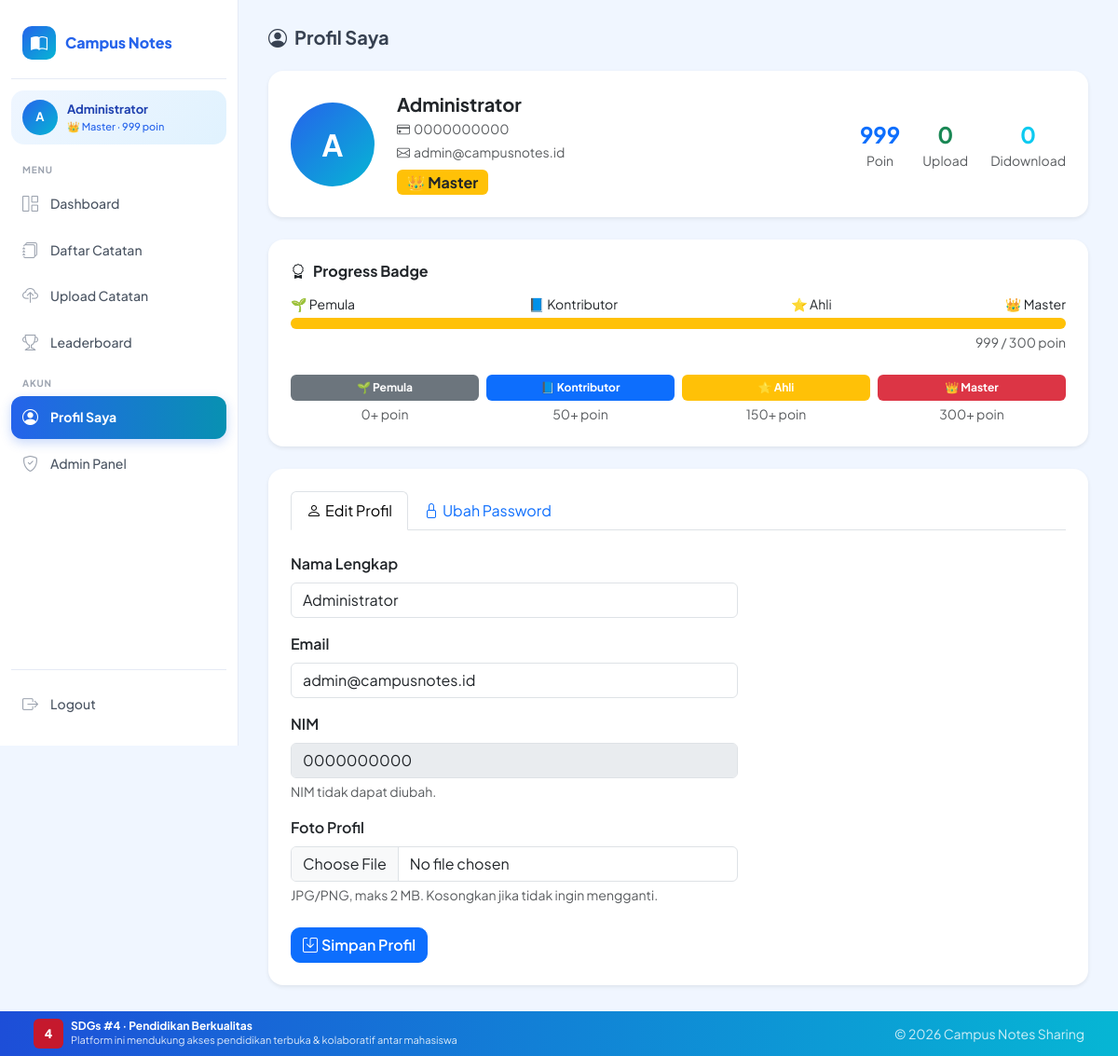
The page /profil.php (signed in) on the database its author committed.
### tables this page shows
CREATE TABLE `users` (
  `id_user` int(11) NOT NULL,
  `nama` varchar(100) NOT NULL,
  `nim` varchar(20) NOT NULL,
  `email` varchar(100) NOT NULL,
  `password` varchar(255) NOT NULL,
  `role` enum('admin','mahasiswa') DEFAULT 'mahasiswa',
  `foto_profil` varchar(255) NOT NULL DEFAULT 'default.png',
  `poin_reputasi` int(11) DEFAULT 0,
  `badge` varchar(50) NOT NULL DEFAULT 'Pemula',
  `bebas_delay_hingga` date DEFAULT '2000-01-01',
  `download_hari_ini` int(11) DEFAULT 0,
  `terakhir_download` date DEFAULT '2000-01-01',
  `created_at` timestamp NOT NULL DEFAULT current_timestamp()
);

### profil.php (the view, shortened to what this page needs)
<?php
require_once __DIR__ . '/includes/header.php';
$uid = $_SESSION['user']['id_user'];
$db  = db();
$user = $db->query("SELECT * FROM users WHERE id_user=$uid")->fetch_assoc();
$stats = $db->query("
    SELECT
        COUNT(*) AS total_upload,
        COALESCE(SUM(jumlah_download),0) AS total_didownload
    FROM catatan WHERE id_user=$uid
")->fetch_assoc();
$tab     = $_GET['tab'] ?? 'profil';
?>
<div class="app-wrapper">
  <?php require_once __DIR__ . '/includes/sidebar.php'; ?>
  <div class="app-content">
      <h5 class="fw-bold mb-4"><i class="bi bi-person-circle me-2"></i>Profil Saya</h5>
      <div class="card border-0 shadow-sm rounded-4 p-4 mb-4">
        <div class="d-flex align-items-center gap-4 flex-wrap">
          <?= avatarHtml($user['nama'], $user['foto_profil'], 90, '32px') ?>
          <div>
            <h5 class="fw-bold mb-1"><?= htmlspecialchars($user['nama']) ?></h5>
            <div class="text-muted small mb-1"><i class="bi bi-credit-card me-1"></i><?= htmlspecialchars($user['nim']) ?></div>
            <div class="text-muted small mb-2"><i class="bi bi-envelope me-1"></i><?= htmlspecialchars($user['email']) ?></div>
            <span class="badge bg-warning text-dark fs-6"><?= badgeIcon($user['badge']).' '.$user['badge'] ?></span>
          </div>
          <div class="ms-auto d-flex gap-4 text-center">
            <div>
              <div class="fs-4 fw-bold text-primary"><?= $user['poin_reputasi'] ?></div>
              <div class="text-muted small">Poin</div>
            </div>
            <div>
              <div class="fs-4 fw-bold text-success"><?= $stats['total_upload'] ?></div>
              <div class="text-muted small">Upload</div>
            </div>
            <div>
              <div class="fs-4 fw-bold text-info"><?= $stats['total_didownload'] ?></div>
              <div class="text-muted small">Didownload</div>
            </div>
          </div>
        </div>
      </div>
      <div class="card border-0 shadow-sm rounded-4 p-4 mb-4">
        <h6 class="fw-bold mb-3"><i class="bi bi-award me-2"></i>Progress Badge</h6>
        <div class="d-flex justify-content-between mb-1 small">
          <span>🌱 Pemula</span><span>📘 Kontributor</span><span>⭐ Ahli</span><span>👑 Master</span>
        </div>
        <?php
          $poin = $user['poin_reputasi'];
          $pct  = min(100, round($poin / 300 * 100));
        ?>
        <div class="progress rounded-pill" style="height:12px">
          <div class="progress-bar bg-warning" style="width:<?= $pct ?>%"></div>
        </div>
        <div class="text-muted small mt-1 text-end"><?= $poin ?> / 300 poin</div>
        <div class="row text-center mt-3 g-2">
          <?php $badges = [['🌱','Pemula','secondary',0],['📘','Kontributor','primary',50],['⭐','Ahli','warning',150],['👑','Master','danger',300]]; ?>
          <?php foreach($badges as [$icon,$name,$color,$min]): ?>
          <div class="col-3">
            <div class="badge bg-<?= $color ?> py-2 px-3 w-100 <?= $poin < $min ? 'opacity-25':'' ?>">
              <?= $icon ?> <?= $name ?>
            </div>
            <div class="text-muted small mt-1"><?= $min ?>+ poin</div>
          </div>
          <?php endforeach; ?>
        </div>
      </div>
      <div class="card border-0 shadow-sm rounded-4 p-4">
        <ul class="nav nav-tabs mb-4">
          <li class="nav-item">
            <a class="nav-link <?= $tab==='profil'?'active':'' ?>" href="?tab=profil">
              <i class="bi bi-person me-1"></i>Edit Profil
            </a>
          </li>
          <li class="nav-item">
            <a class="nav-link <?= $tab==='password'?'active':'' ?>" href="?tab=password">
              <i class="bi bi-lock me-1"></i>Ubah Password
            </a>
          </li>
        </ul>
        <?php if ($tab==='profil'): ?>
        <form method="POST" enctype="multipart/form-data" style="max-width:480px">
          <div class="mb-3">
            <label class="form-label fw-semibold">Nama Lengkap</label>
            <input name="nama" class="form-control" value="<?= htmlspecialchars($user['nama']) ?>" required>
          </div>
          <div class="mb-3">
            <label class="form-label fw-semibold">Email</label>
            <input name="email" type="email" class="form-control" value="<?= htmlspecialchars($user['email']) ?>" required>
          </div>
          <div class="mb-3">
            <label class="form-label fw-semibold">NIM</label>
            <input class="form-control" value="<?= htmlspecialchars($user['nim']) ?>" disabled>
            <div class="form-text">NIM tidak dapat diubah.</div>
          </div>
          <div class="mb-4">
            <label class="form-label fw-semibold">Foto Profil</label>
            <input name="foto" type="file" class="form-control" accept=".jpg,.jpeg,.png">
            <div class="form-text">JPG/PNG, maks 2 MB. Kosongkan jika tidak ingin mengganti.</div>
          </div>
          <button name="edit_profil" class="btn btn-primary fw-semibold">
            <i class="bi bi-save me-1"></i>Simpan Profil
          </button>
        </form>
        <?php endif; ?>
      </div>
  </div>
</div>
<?php require_once __DIR__ . '/includes/footer.php'; ?>

### includes/header.php (shortened to what this page needs)
<!DOCTYPE html>
<html lang="id">
<head>
  <link rel="stylesheet" href="https://cdn.jsdelivr.net/npm/bootstrap@5.3.3/dist/css/bootstrap.min.css">
  <link rel="stylesheet" href="https://cdn.jsdelivr.net/npm/bootstrap-icons@1.11.3/font/bootstrap-icons.min.css">
  <link rel="stylesheet" href="<?= BASE_URL ?>/assets/css/style.css">
</head>
<body>

### includes/sidebar.php (shortened to what this page needs)
<?php
$u = $_SESSION['user'] ?? null;
$halamanAktif = basename($_SERVER['PHP_SELF']);
$folderAktif  = basename(dirname($_SERVER['PHP_SELF']));
function isActive(string $halaman = '', string $folder = ''): string {
    global $halamanAktif, $folderAktif;
    if ($folder && $halaman) return ($folderAktif === $folder && $halamanAktif === $halaman) ? 'active' : '';
    if ($halaman)            return ($halamanAktif === $halaman) ? 'active' : '';
    return '';
}
?>
<nav class="sidebar">
  <a class="sidebar-brand" href="<?= BASE_URL ?>">
    <div class="sidebar-logo-icon"><i class="bi bi-book-half"></i></div>
    Campus Notes
  </a>
  <div class="sidebar-user">
    <?= avatarHtml($u['nama'], $u['foto_profil'], 38, '13px') ?>
    <div class="sidebar-user-info">
      <div class="sidebar-user-name"><?= htmlspecialchars($u['nama']) ?></div>
      <div class="sidebar-user-badge"><?= badgeIcon($u['badge']) ?> <?= $u['badge'] ?> · <?= $u['poin_reputasi'] ?> poin</div>
    </div>
  </div>
  <div class="sidebar-section-label">Menu</div>
  <ul class="nav flex-column">
    <li class="nav-item">
      <a class="nav-link <?= isActive('index.php', 'dashboard') ?>" href="<?= BASE_URL ?>/dashboard/index.php">
        <i class="bi bi-grid-1x2"></i> Dashboard
      </a>
    </li>
    <li class="nav-item">
      <a class="nav-link <?= isActive('index.php', 'notes') ?>" href="<?= BASE_URL ?>/notes/index.php">
        <i class="bi bi-journals"></i> Daftar Catatan
      </a>
    </li>
    <li class="nav-item">
      <a class="nav-link <?= isActive('tambah.php') ?>" href="<?= BASE_URL ?>/notes/tambah.php">
        <i class="bi bi-cloud-upload"></i> Upload Catatan
      </a>
    </li>
    <li class="nav-item">
      <a class="nav-link <?= isActive('leaderboard.php') ?>" href="<?= BASE_URL ?>/leaderboard.php">
        <i class="bi bi-trophy"></i> Leaderboard
      </a>
    </li>
  </ul>
  <div class="sidebar-section-label">Akun</div>
  <ul class="nav flex-column">
    <li class="nav-item">
      <a class="nav-link <?= isActive('profil.php') ?>" href="<?= BASE_URL ?>/profil.php">
        <i class="bi bi-person-circle"></i> Profil Saya
      </a>
    </li>
    <?php if ($u['role'] === 'admin'): ?>
    <li class="nav-item">
      <a class="nav-link <?= isActive('index.php', 'admin') ?>" href="<?= BASE_URL ?>/admin/index.php">
        <i class="bi bi-shield-check"></i> Admin Panel
      </a>
    </li>
    <?php endif; ?>
  </ul>
  <div class="sidebar-logout mt-auto">
    <a href="<?= BASE_URL ?>/auth/logout.php" class="nav-link text-danger">
      <i class="bi bi-box-arrow-right"></i> Logout
    </a>
  </div>
</nav>

### config/database.php (shortened to what this page needs)
<?php
function badgeIcon(string $badge): string {
    return match($badge) {
        'Master'      => '👑',
        'Ahli'        => '⭐',
        'Kontributor' => '📘',
        default       => '🌱',
    };
}
function avatarHtml(string $nama, string $fotoProfil, int $ukuran = 40, string $fontSize = '14px'): string {
    $pakaiInisial = ($fotoProfil === 'default.png' || empty($fotoProfil));
    $kata    = explode(' ', trim($nama));
    $inisial = strtoupper(substr($kata[0], 0, 1));
    return '<div style="
        width:' . $ukuran . 'px; height:' . $ukuran . 'px; border-radius:50%;
        background: linear-gradient(135deg, #2563eb, #06b6d4);
        color:#fff;
        display:flex; align-items:center; justify-content:center;
        font-size:' . $fontSize . '; font-weight:700;
        flex-shrink:0; user-select:none;
        margin: 0;
    ">' . htmlspecialchars($inisial) . '</div>';
}

### includes/footer.php (shortened to what this page needs)
<div class="sdgs-footer py-2 px-4" style="background:linear-gradient(90deg,#1d4ed8,#06b6d4);color:#fff;">
  <div class="container-fluid d-flex align-items-center gap-3 flex-wrap">
    <div class="d-flex align-items-center gap-2">
      <div style="background:#c5192d;border-radius:6px;width:32px;height:32px;display:flex;align-items:center;justify-content:center;font-weight:800;font-size:13px;color:#fff;flex-shrink:0;">4</div>
      <div>
        <div style="font-weight:700;font-size:12px;line-height:1.2;">SDGs #4 · Pendidikan Berkualitas</div>
        <div style="font-size:11px;opacity:.85;">Platform ini mendukung akses pendidikan terbuka & kolaboratif antar mahasiswa</div>
      </div>
    </div>
    <div class="ms-auto small" style="opacity:.8;">
      &copy; <?= date('Y') ?> Campus Notes Sharing
    </div>
  </div>
</div>
</body>
</html>

### assets/css/style.css (style rules this page uses)
*, *::before, *::after { box-sizing: border-box; }
body { font-family: 'Plus Jakarta Sans', 'Segoe UI', sans-serif; background-color: #f0f6ff; color: #374151; margin: 0; }
.btn { border-radius: 10px; font-weight: 600; }
.card { transition: transform .2s ease, box-shadow .2s ease; }
.app-wrapper { display: flex; min-height: 100vh; }
.app-content { flex: 1; min-width: 0; padding: 28px 32px; }
.sidebar { width: 256px; min-width: 256px; min-height: 100vh; background: #fff; border-right: 1px solid #e5eaf5; display: flex; flex-direction: column; position: sticky; top: 0; height: 100vh; overflow-y: auto; padding: 20px 12px; z-index: 100; flex-shrink: 0; }
.sidebar-brand { display: flex; align-items: center; gap: 10px; padding: 8px 12px 20px; font-size: 16px; font-weight: 800; color: #2563eb; text-decoration: none; border-bottom: 1px solid #e5eaf5; margin-bottom: 12px; }
.sidebar-logo-icon { width: 36px; height: 36px; border-radius: 10px; background: linear-gradient(135deg, #2563eb, #06b6d4); display: flex; align-items: center; justify-content: center; color: #fff; font-size: 18px; flex-shrink: 0; }
.sidebar-user { display: flex; align-items: center; gap: 10px; padding: 10px 12px; margin-bottom: 8px; background: linear-gradient(135deg, #eff6ff, #e0f2fe); border-radius: 14px; }
.sidebar-user-info { flex: 1; min-width: 0; }
.sidebar-user-name { font-weight: 700; font-size: 13px; color: #1e40af; white-space: nowrap; overflow: hidden; text-overflow: ellipsis; }
.sidebar-user-badge { font-size: 11px; color: #2563eb; font-weight: 500; }
.sidebar-section-label { font-size: 10px; font-weight: 700; letter-spacing: .08em; text-transform: uppercase; color: #9ca3af; padding: 12px 12px 4px; }
.sidebar .nav-link { display: flex; align-items: center; gap: 10px; color: #4b5563 !important; font-weight: 500; font-size: 14px; padding: 10px 12px; margin: 2px 0; border-radius: 12px; background: transparent !important; transition: all .15s ease; text-decoration: none; }
.sidebar .nav-link i { width: 20px; font-size: 17px; color: #9ca3af; transition: color .15s; flex-shrink: 0; }
.sidebar .nav-link.active { background: linear-gradient(90deg, #2563eb, #0891b2) !important; color: #fff !important; font-weight: 700; box-shadow: 0 4px 12px rgba(37,99,235,.25); }
.sidebar .nav-link.active i { color: #fff !important; }
.sidebar-logout { margin-top: auto; padding-top: 12px; border-top: 1px solid #e5eaf5; }

### rows shown on the page
users: nama "A A", nama "Administrator", badge "👑", badge "Master", poin_reputasi "999", nim "0000000000", email "admin@campusnotes.id"

### other values the page prints
$stats['total_upload'] "0"
$stats['total_didownload'] "0"
$icon "🌱"
$name "Pemula"
$min "0"
$icon "📘"
$name "Kontributor"
$min "50"
$icon "⭐"
$name "Ahli"
$min "150"
$icon "👑"
$name "Master"
$min "300"
